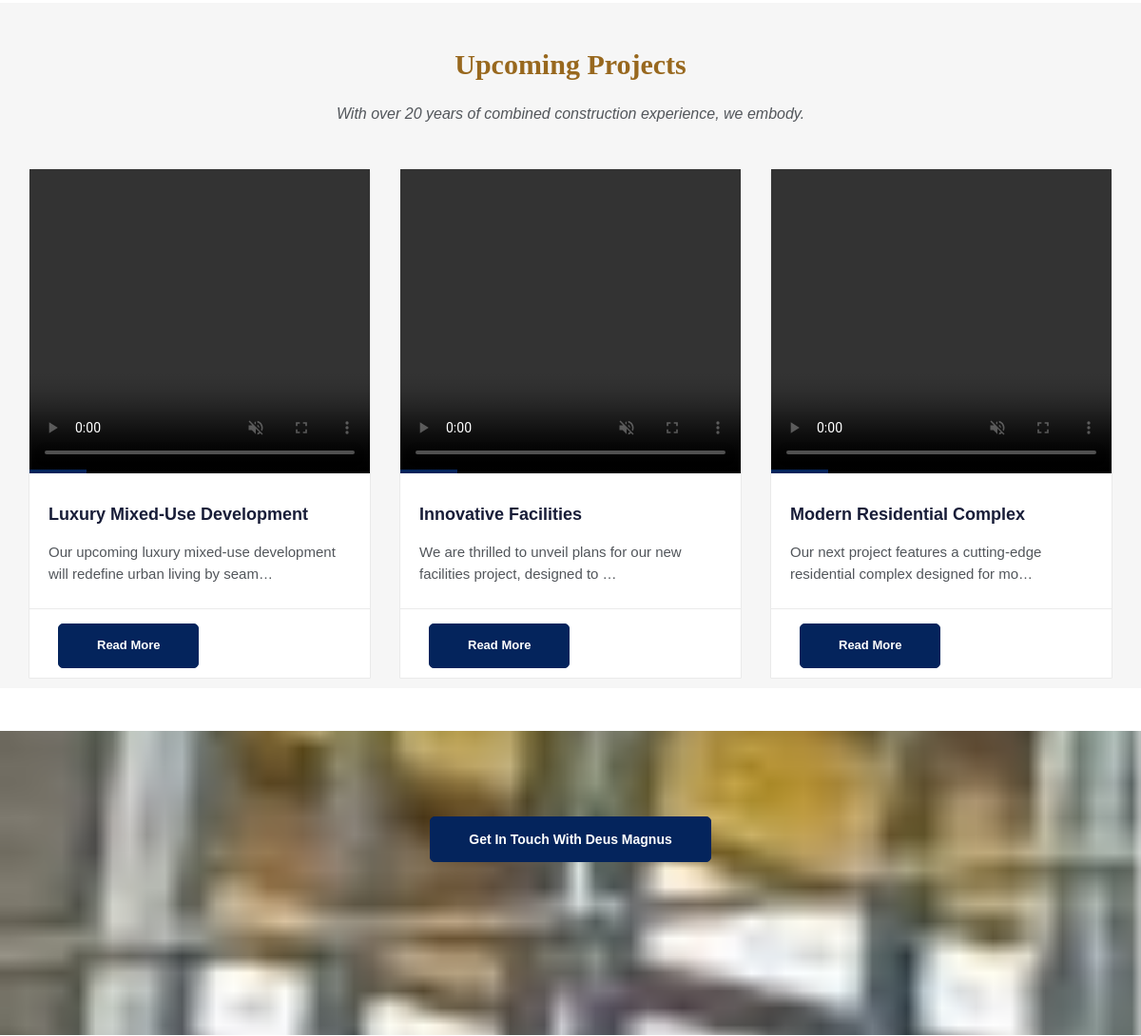
Before: / (middle part) with the older database file.
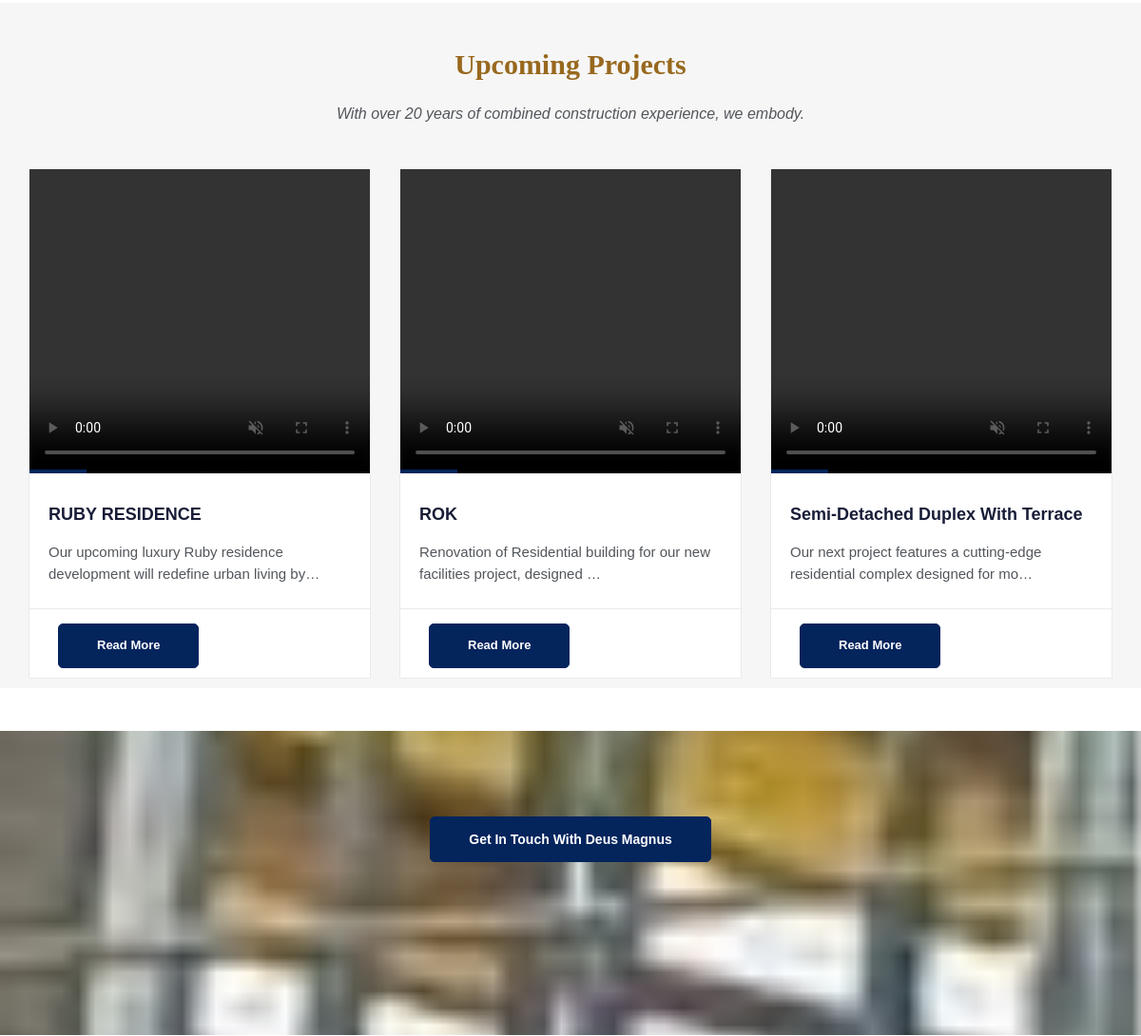
After: the same page with the newer database file.
### deus_magnus/models.py (models this page shows, shortened)
class DeusMagnusMainPost(models.Model):
    deus_magnus_title = models.CharField(max_length=255, blank=True, null=True)
    deus_magnus_description = models.TextField()
    deus_magnus_slug = models.SlugField (max_length=255,blank=True, null=True)
    deus_manus_video = models.FileField(upload_to='videos/')
    deus_magnus_publish_date = models.DateTimeField (auto_now_add= True)
    deus_magnus_author = models.ForeignKey(User, on_delete=models.CASCADE)
    class Meta:
        ordering =['-deus_magnus_publish_date']

### deus_magnus/views.py (the view)
# urls.py: path('', HomeView.as_view(), name="home"),
class HomeView(ListView):
    model = DeusMagnusMainPost
    template_name = 'deus_magnus/home.html'
    def get_context_data(self, **kwargs):
        context = super().get_context_data(**kwargs)
        context['first_videos'] = Mainvideo.objects.all()
        context['bash_ps'] = BashPicture.objects.all()
        context['second_constructions'] = SecondDeusMagnusMainPicturePost.objects.all()
        context['news_constructions'] = DeusMagnusEventBlog.objects.all()
        return context

### templates/deus_magnus/home.html (shortened to what this page needs)
{% extends "base.html" %}
{% load static %}
{% block content%}
<br><br>
<br><br><br>
<br><br><br>
<br><br><br>
<br><br><br>
<section class="section gb">
    <div class="container"><br>
        <div class="section-title text-center">
            <h3 style="color: #98681e;">Upcoming Projects</h3>
            <p> With over 20 years of combined construction experience, we embody.</p>
        </div>
        <div class="row">
            {% for post in object_list %}
            <div class="col-lg-4 col-md-12">
                <div class="blog-box">
                    <a href="{% url 'detail' post.pk %}">
                    <div class="image-wrap entry">
                        <video autoplay muted playsinline loop width="100%" height="40%"  controls>
                            <source src="{{ post.deus_manus_video.url }}" type="video/mp4">
                        </video>
                    </div>
                    </a>
                    <div class="blog-desc">
                        <h4><a href="{% url 'detail' post.pk %}">{{post.deus_magnus_title}}</a></h4>
                        <p>{{post.deus_magnus_description|truncatechars:77}}</p>
                    </div>
                    <div class="post-meta">
                        <span>
                            <div class="btn-wrapper">
                                <a href="{% url 'detail' post.pk %}" class="btn btn-primary"style="border-radius: 5px;">Read More</a>
                            </div>
                         </span>
                    </div>
                </div>
            </div>
            {%endfor%}
        </div>
    </div>
</section><br><br>
<section class="parallax event-section" data-stellar-background-ratio="0.5" style="background-image:url({% static "images/device_01.png" %});">
    <div class="container">
        <div class="row">
            <div class="col-md-121">
                <div class="tagline-message event-title text-center">
                    <div class="btn-wrapper">
                        <a href="{% url 'contact' %}" class="btn btn-primary" style="border-radius: 5px;">Get in Touch with Deus Magnus</a>
                    </div>
                </div>
            </div>
        </div>
    </div>
</section><br><br>
<br><br><br>
<br><br>
        {% endblock %}

Changed rows visible on the page:
changed DeusMagnusMainPost: deus_magnus_title "Luxury Mixed-Use Development" → "RUBY RESIDENCE"; deus_magnus_description "Our upcoming luxury mixed-use development will redefine urban living by seam…" → "Our upcoming luxury Ruby residence development will redefine urban living by…"
changed DeusMagnusMainPost: deus_magnus_title "Innovative Facilities" → "ROK"; deus_magnus_description "We are thrilled to unveil plans for our new facilities project, designed to …" → "Renovation of Residential building for our new facilities project, designed …"
changed DeusMagnusMainPost "Our next project features a cutting-edge residential complex designed for mo…": deus_magnus_title "Modern Residential Complex" → "Semi-Detached Duplex With Terrace"
